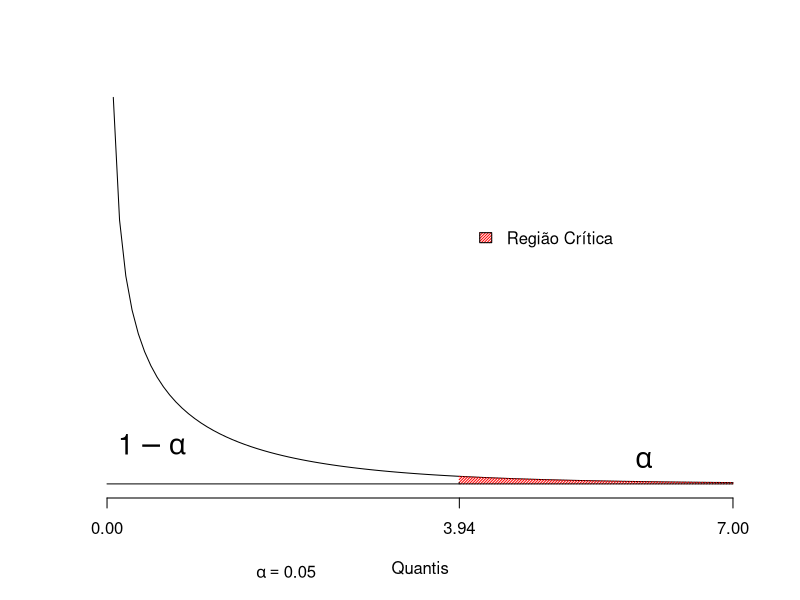

Reproduce this figure in R.
degree_1 = 1
degree_2 = 98
quantile = qf(0.05, df1 = degree_1, df2 = degree_2, lower.tail = F)
test_stat = 35.922

rc_values = seq(quantile, 7, length = 100)
denisty_rc_values = df(rc_values,df1 = degree_1, df2 = degree_2)
ic_values = seq(0, quantile, length = 100)
denisty_ic_values = df(ic_values, df1 = degree_1, df2 = degree_2)

plot(
  function(x)
    df(x, 
       df1 = degree_1,
       df2 = degree_2),
  xlim = c(0, 7),
  ylab = '',
  xlab = 'Quantis',
  bty="n",
  yaxt='n',
  xaxt='n'
)
axis(side=1, at=round(c(0,quantile, 7), 2))

polygon(
  x = c(quantile, rc_values, 7),
  y = c(0, denisty_rc_values, 0),
  border = FALSE,
  col = 'red',
  density = 50
)

lines(
  x = c(quantile, quantile),
  y = c(0, denisty_rc_values[length(denisty_rc_values)]),
  lty = 2
)

lines(x=c(0, 7), y=c(0,0))

text(6, 0.09, expression(alpha), cex=1.7)
text(0.5, 0.15, expression(1 - alpha), cex=1.7)

par(xpd=TRUE)
text(2, -0.33, expression(alpha == 0.05))
legend(4, 1,legend = c('Região Crítica'), box.col = "white",
       fill = c('red'), 
       density = 50)
par(xpd=FALSE)
